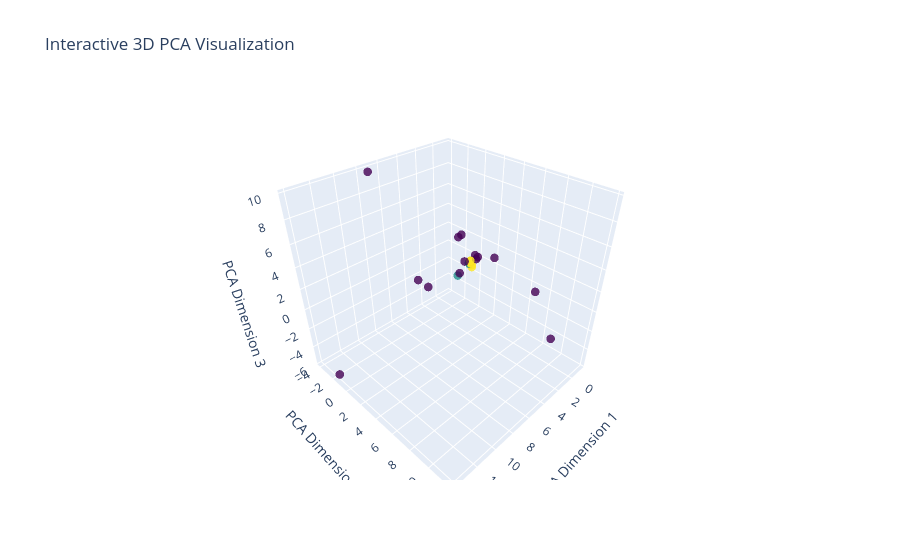

Notebook code for this chart:
### Markdown cell above
# 12. Clustering 3D Model df Influencers_uniques

### Code cell
# umpack data from results
pca_data = results_influencers_uniques_cluster[f'pca_data_influencers_uniques']
scaled_data = results_influencers_uniques_cluster['scaled_data']

# Now create the 3D plot
pc1 = pca_data[:, 0]
pc2 = pca_data[:, 1]
pc3 = pca_data[:, 2]

# Rest of your plotting code
fig = go.Figure(data=[
    go.Scatter3d(
        x=pc1,
        y=pc2,
        z=pc3,
        mode='markers',
        marker=dict(
            size=5,
            color=Influencers_uniques['Category'],
            colorscale='Viridis',
            opacity=0.8
        ),
        text=Influencers_uniques['Category']
    )
])

# Set plot title and axis labels
fig.update_layout(
    title='Interactive 3D PCA Visualization',
    scene=dict(
        xaxis_title='PCA Dimension 1',
        yaxis_title='PCA Dimension 2',
        zaxis_title='PCA Dimension 3'
    ))

fig.show()
